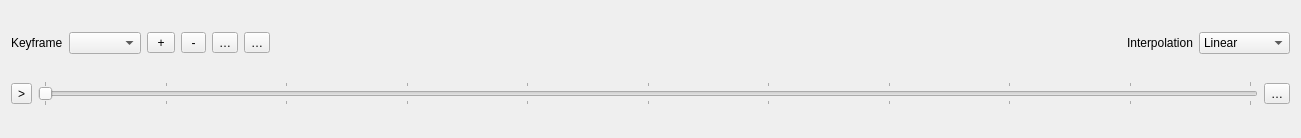
<?xml version="1.0" encoding="UTF-8"?>
<ui version="4.0">
 <class>Animation3DWidget</class>
 <widget class="QWidget" name="Animation3DWidget">
  <property name="geometry">
   <rect>
    <x>0</x>
    <y>0</y>
    <width>1301</width>
    <height>138</height>
   </rect>
  </property>
  <property name="windowTitle">
   <string>Form</string>
  </property>
  <layout class="QVBoxLayout" name="verticalLayout">
   <item>
    <layout class="QHBoxLayout" name="horizontalLayout">
     <item>
      <widget class="QLabel" name="label">
       <property name="text">
        <string>Keyframe</string>
       </property>
      </widget>
     </item>
     <item>
      <widget class="QComboBox" name="cboKeyframe"/>
     </item>
     <item>
      <widget class="QToolButton" name="btnAddKeyframe">
       <property name="toolTip">
        <string>Add keyframe</string>
       </property>
       <property name="text">
        <string> + </string>
       </property>
      </widget>
     </item>
     <item>
      <widget class="QToolButton" name="btnRemoveKeyframe">
       <property name="toolTip">
        <string>Remove keyframe</string>
       </property>
       <property name="text">
        <string> - </string>
       </property>
      </widget>
     </item>
     <item>
      <widget class="QToolButton" name="btnEditKeyframe">
       <property name="toolTip">
        <string>Edit keyframe</string>
       </property>
       <property name="text">
        <string>…</string>
       </property>
      </widget>
     </item>
     <item>
      <widget class="QToolButton" name="btnDuplicateKeyframe">
       <property name="toolTip">
        <string>Duplicate keyframe</string>
       </property>
       <property name="text">
        <string>…</string>
       </property>
      </widget>
     </item>
     <item>
      <spacer name="horizontalSpacer">
       <property name="orientation">
        <enum>Qt::Horizontal</enum>
       </property>
       <property name="sizeHint" stdset="0">
        <size>
         <width>40</width>
         <height>20</height>
        </size>
       </property>
      </spacer>
     </item>
     <item>
      <widget class="QLabel" name="label_2">
       <property name="text">
        <string>Interpolation</string>
       </property>
      </widget>
     </item>
     <item>
      <widget class="QComboBox" name="cboInterpolation">
       <item>
        <property name="text">
         <string>Linear</string>
        </property>
       </item>
       <item>
        <property name="text">
         <string>InQuad</string>
        </property>
       </item>
       <item>
        <property name="text">
         <string>OutQuad</string>
        </property>
       </item>
       <item>
        <property name="text">
         <string>InOutQuad</string>
        </property>
       </item>
       <item>
        <property name="text">
         <string>OutInQuad</string>
        </property>
       </item>
       <item>
        <property name="text">
         <string>InCubic</string>
        </property>
       </item>
       <item>
        <property name="text">
         <string>OutCubic</string>
        </property>
       </item>
       <item>
        <property name="text">
         <string>InOutCubic</string>
        </property>
       </item>
       <item>
        <property name="text">
         <string>OutInCubic</string>
        </property>
       </item>
       <item>
        <property name="text">
         <string>InQuart</string>
        </property>
       </item>
       <item>
        <property name="text">
         <string>OutQuart</string>
        </property>
       </item>
       <item>
        <property name="text">
         <string>InOutQuart</string>
        </property>
       </item>
       <item>
        <property name="text">
         <string>OutInQuart</string>
        </property>
       </item>
       <item>
        <property name="text">
         <string>InQuint</string>
        </property>
       </item>
       <item>
        <property name="text">
         <string>OutQuint</string>
        </property>
       </item>
       <item>
        <property name="text">
         <string>InOutQuint</string>
        </property>
       </item>
       <item>
        <property name="text">
         <string>OutInQuint</string>
        </property>
       </item>
       <item>
        <property name="text">
         <string>InSine</string>
        </property>
       </item>
       <item>
        <property name="text">
         <string>OutSine</string>
        </property>
       </item>
       <item>
        <property name="text">
         <string>InOutSine</string>
        </property>
       </item>
       <item>
        <property name="text">
         <string>OutInSine</string>
        </property>
       </item>
       <item>
        <property name="text">
         <string>InExpo</string>
        </property>
       </item>
       <item>
        <property name="text">
         <string>OutExpo</string>
        </property>
       </item>
       <item>
        <property name="text">
         <string>InOutExpo</string>
        </property>
       </item>
       <item>
        <property name="text">
         <string>OutInExpo</string>
        </property>
       </item>
       <item>
        <property name="text">
         <string>InCirc</string>
        </property>
       </item>
       <item>
        <property name="text">
         <string>OutCirc</string>
        </property>
       </item>
       <item>
        <property name="text">
         <string>InOutCirc</string>
        </property>
       </item>
       <item>
        <property name="text">
         <string>OutInCirc</string>
        </property>
       </item>
      </widget>
     </item>
    </layout>
   </item>
   <item>
    <layout class="QHBoxLayout" name="horizontalLayout_2">
     <item>
      <widget class="QToolButton" name="btnPlayPause">
       <property name="text">
        <string>&gt;</string>
       </property>
      </widget>
     </item>
     <item>
      <widget class="QSlider" name="sliderTime">
       <property name="maximum">
        <number>100</number>
       </property>
       <property name="orientation">
        <enum>Qt::Horizontal</enum>
       </property>
       <property name="tickPosition">
        <enum>QSlider::TicksBothSides</enum>
       </property>
       <property name="tickInterval">
        <number>10</number>
       </property>
      </widget>
     </item>
     <item>
      <widget class="QToolButton" name="btnRepeat">
       <property name="toolTip">
        <string>Repeat</string>
       </property>
       <property name="text">
        <string>…</string>
       </property>
      </widget>
     </item>
    </layout>
   </item>
  </layout>
 </widget>
 <tabstops>
  <tabstop>cboKeyframe</tabstop>
  <tabstop>btnAddKeyframe</tabstop>
  <tabstop>btnRemoveKeyframe</tabstop>
  <tabstop>btnEditKeyframe</tabstop>
  <tabstop>btnDuplicateKeyframe</tabstop>
  <tabstop>cboInterpolation</tabstop>
  <tabstop>btnPlayPause</tabstop>
  <tabstop>sliderTime</tabstop>
  <tabstop>btnRepeat</tabstop>
 </tabstops>
 <resources/>
 <connections/>
</ui>
